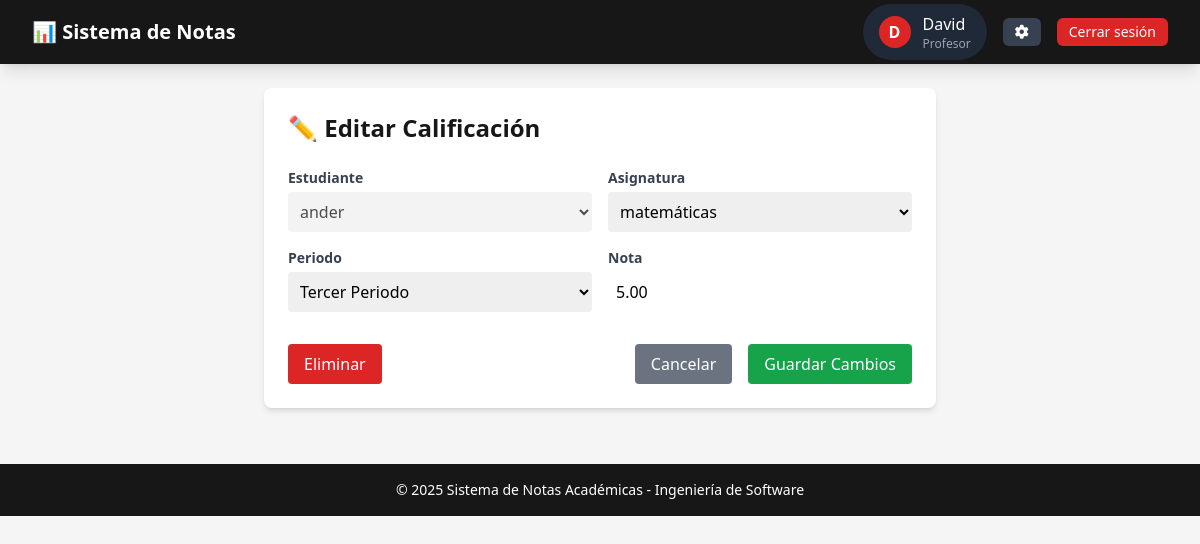
/academico/editar-calificacion/3/ (signed in), run on an earlier commit of the app's database.
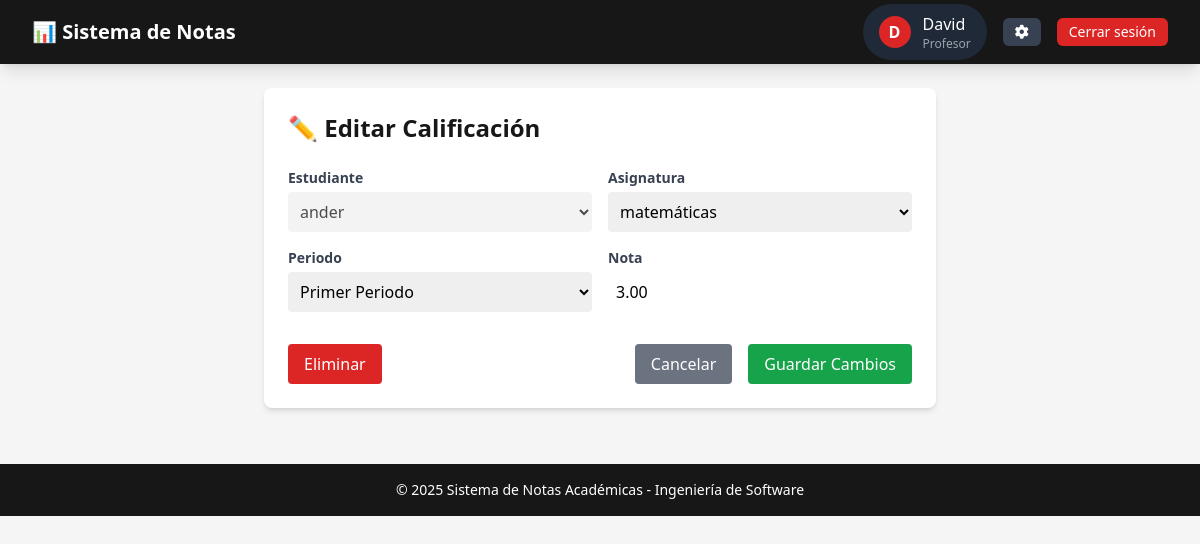
And on a later commit of the database.
### academico/models.py (models this page shows, shortened)
class Calificacion(models.Model):
    class Meta:
        indexes = [
            models.Index(fields=['estudiante', 'asignatura']),
            models.Index(fields=['periodo']),
            models.Index(fields=['profesor'])
        ]
        ordering = ['-periodo__nombre', 'asignatura__nombre']
    estudiante = models.ForeignKey(Estudiante, on_delete=models.CASCADE)
    profesor = models.ForeignKey(Profesor, on_delete=models.CASCADE)
    asignatura = models.ForeignKey(Asignatura, on_delete=models.CASCADE)
    periodo = models.ForeignKey(Periodo, on_delete=models.CASCADE)
    tipo_evaluacion = models.CharField(max_length=50, default="Final")
    nombre = models.CharField(
        max_length=100,
        blank=False,  # Puedes cambiar a False si lo quieres requerido
        verbose_name="Nombre/Descripción",
        help_text="Nombre descriptivo de la calificación"
    )
    nota = models.DecimalField(max_digits=4, decimal_places=2)

### academico/views.py (the view)
# urls.py: path('editar-calificacion/<int:pk>/', views.editar_calificacion, name='editar_calificacion'),
@login_required
@user_passes_test(lambda u: u.rol == 'profesor', login_url='/login/')
def editar_calificacion(request, pk):
    calificacion = get_object_or_404(Calificacion, pk=pk)
    if request.method == 'POST':
        form = CalificacionForm(request.POST, instance=calificacion)
        if form.is_valid():
            calificacion_editada = form.save(commit=False)
            calificacion_editada.estudiante = calificacion.estudiante
            calificacion_editada.save()
            return redirect('lista_calificaciones')
    else:
        form = CalificacionForm(instance=calificacion)
    return render(request, 'academico/calificaciones/editar_calificacion.html', {'form': form, 'calificacion': calificacion})

### academico/forms.py (shortened to what this page needs)
class CalificacionForm(forms.ModelForm):
    class Meta:
        model = Calificacion
        fields = ['nombre', 'estudiante', 'asignatura', 'periodo', 'nota']  # Agregar 'nombre'
        widgets = {
            'nombre': forms.TextInput(attrs={
                'class': 'border-gray-300 rounded p-2 w-full',
                'placeholder': 'Ej: Examen parcial Unidad 2'
            }),
            'estudiante': forms.Select(attrs={
                'class': 'border-gray-300 rounded p-2 w-full'
            }),
            'asignatura': forms.Select(attrs={
                'class': 'border-gray-300 rounded p-2 w-full'
            }),
            'periodo': forms.Select(attrs={
                'class': 'border-gray-300 rounded p-2 w-full'
            }),
            'nota': forms.NumberInput(attrs={
                'class': 'border-gray-300 rounded p-2 w-full',
                'step': '0.1',
                'min': '0',
                'max': '5'
            }),
        }
    def __init__(self, *args, **kwargs):
        super().__init__(*args, **kwargs)
        if self.instance and self.instance.pk:
            self.fields['estudiante'].disabled = True

### templates/academico/calificaciones/editar_calificacion.html (shortened to what this page needs)
{% extends 'base/base_generic.html' %}
{% block content %}
<div class="bg-white p-6 rounded-lg shadow-md max-w-2xl mx-auto">
    <h2 class="text-2xl font-bold text-academic-secondary mb-6">✏️ Editar Calificación</h2>
    <form method="post" class="space-y-4">
        <div class="grid grid-cols-1 md:grid-cols-2 gap-4">
            <div>
                <label class="block mb-1 font-semibold text-sm text-gray-700">{{ form.estudiante.label }}</label>
                {{ form.estudiante }}
            </div>
            <div>
                <label class="block mb-1 font-semibold text-sm text-gray-700">{{ form.asignatura.label }}</label>
                {{ form.asignatura }}
            </div>
            <div>
                <label class="block mb-1 font-semibold text-sm text-gray-700">{{ form.periodo.label }}</label>
                {{ form.periodo }}
            </div>
            <div>
                <label class="block mb-1 font-semibold text-sm text-gray-700">{{ form.nota.label }}</label>
                {{ form.nota }}
            </div>
        </div>
        <div class="flex justify-between pt-4">
            <button type="button"
                    onclick="confirmarEliminacion()"
                    class="bg-red-600 text-white px-4 py-2 rounded hover:bg-red-700 transition">
                Eliminar
            </button>
            <div class="flex gap-4">
                <a href="{% url 'lista_calificaciones' %}"
                   class="bg-gray-500 text-white px-4 py-2 rounded hover:bg-gray-600 transition">
                    Cancelar
                </a>
                <button type="submit"
                        class="bg-green-600 text-white px-4 py-2 rounded hover:bg-green-700 transition">
                    Guardar Cambios
                </button>
            </div>
        </div>
    </form>
</div>
{% endblock %}

What changed in the data, as far as the page shows it:
changed Calificacion "ander": periodo "Tercer Periodo" → "Primer Periodo"; nota "5.00" → "3.00"
